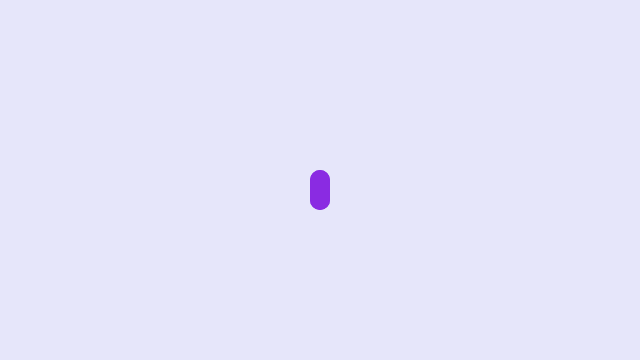
Frame 1 (no input)
Frame 60 (no input): blank canvas, image omitted
Frame 120 (the mouse pressed at the canvas centre since frame 60): blank canvas, image omitted

The p5.js sketch that drew this single still picture (run headless with seeded random() and noise() and a simulated clock; from frame 60 on, the mouse is pressed at the canvas centre):

// p5.js sketch
// ── sketch.js
// var drops = [];
var bars = [];

function setup() {
  createCanvas(640, 360);
  for (var i = 0; i < 2; i++) {
    bars[i] = new Bar();
  }
}

function draw() {
  background(230, 230, 250);
  // strokeWeight(20);
  // stroke(138, 43, 226);
  // line(20, 20, 100, 100);


  for (var i = 0; i < bars.length; i++) {
    bars[i].show();
  }
}

// ── bar.js
function Bar() {
    this.x = width / 2;
    this.y = height / 2;
    this.length = 20;
    this.speed = 10

    this.show = function () {

        // var thick = map(this.z, 0, 20, 1, 3);
        strokeWeight(20);
        stroke(138, 43, 226);
        line(this.x, this.y, this.x, this.y + this.length);
        this.x = this.x + this.speed;


        // strokeWeight(20);
        // stroke(138, 43, 226);
        // line(20, 20, 100, 100);

        // if (this.x > width){
        //     this.x = width / 2
        // }
    }


    // this.fall = function () {
    //     this.y = this.y + this.yspeed;
    //     var grav = map(this.z, 0, 20, 0, 0.2);
    //     this.yspeed = this.yspeed + grav;
    
    //     if (this.y > height) {
    //       this.y = random(-200, -100);
    //       this.yspeed = map(this.z, 0, 20, 4, 10);
    //     }
    //   }
    
    //   this.show = function () {
    //     var thick = map(this.z, 0, 20, 1, 3);
    //     strokeWeight(thick);
    //     stroke(138, 43, 226);
    //     line(this.x, this.y, this.x, this.y + this.len);
    //   }
    

}
// ── center.js
function Center() {

    this.setup = function () {


    }


    this.update = function () {

    }

}
// ── h_bar.js
function H_bar() {    
    // scale the colors to morph

    // draws the lines
    this.show = function () {
        // first sees if it is still on the canvas
        if (this.x > width | this.x < 0){
            this.set_start();
        } else {
            this.update();
        }

        strokeWeight(3);
        stroke(this.r, this.g, this.b, this.alpha);
        line(this.x, this.y, this.x, this.y + this.length);
    }

    // updates all the values
    this.update = function() {
        //updates the y and length
        var abs_x = abs(this.x - (width / 2));
        this.length = this.length + abs_x;
        this.y = this.y - (abs_x / 2);
        // updates the transparency
        this.alpha = map(abs_x, 0, (width / 2), 255, 0);

        // updates the x pos
        if (this.side == 0){
            this.x = this.x + this.speed;
        } else {
            this.x = this.x - this.speed;
        }

    }

    // resets the line to the middle when it hits the endge of the screen
    this.set_start = function() {
        this.x = width / 2
        this.y = height / 2;
        this.length = 1;
        this.side = Math.random() >= 0.5;
        this.speed = random(1, 10);
        this.alpha = 255;
        this.r = random(100, 255);
        this.g = random(100, 255);
        this.b = random(100, 255);
    }

    this.set_start();

}
// ── v_bar.js
function V_bar(angle = 120) {

    this.angle = angle
    this.speed = 2;
    this.max_length = 50;

    this.get_x = function (r) {
        return r * sin(this.angle);
    }

    this.get_y = function (r) {
        return r * cos(this.angle);
    }

    this.setup = function () {

        this.r1 = 1;

        // update the cartesian cords
        this.x1 = this.get_x(this.r1);
        this.y1 = this.get_y(this.r1);
        this.x2 = 0;
        this.y2 = 0;
        print(this.angle);
        print("x1");
        print(this.x1)

    }


    this.show = function () {

        // updates the 1s
        // update radians
        this.r1 = this.r1 + this.speed;
        // update the cartesian cords
        this.x1 = this.get_x(this.r1);
        this.y1 = this.get_y(this.r1);

        // updates the 2s
        this.r2 = this.r1 + map(this.y1, -height / 2, height / 2, 0, -this.max_length);
        this.x2 = this.get_x(this.r2);
        this.y2 = this.get_y(this.r2);

        // maps the cartesian cords to the center of the screen
        this.x1_map = map(this.x1, 0, width, width / 2, width);
        this.x2_map = map(this.x2, 0, width, width / 2, width);
        this.y1 = map(this.y1, -height / 2, height / 2, 0, height);
        this.y2 = map(this.y2, -height / 2, height / 2, 0, height);

        // update the rectangle
        strokeWeight(1);
        stroke(255, 255, 255);
        line(this.x1_map, this.y1, this.x2_map, this.y2);

        if (this.y2 > height | this.y2 < 0) {
            this.setup();
        }

    }

    this.setup();
}
// ── v_bars.js
function V_bars() {

    this.line_padding = 15;

    this.setup = function () {
        // what section of the screen are we in
        this.region = Math.floor(random(1, 6));
        this.region = map(this.region, 1, 5, 0, 180);

        // how many lines are we going to create
        var lines_batch = [];
        for (var i = 0; Math.floor(random(1, 5)); i++) {
            // lines_batch[i] = v_bar(this_region + (i * this.line_padding));
            lines_batch[i] = v_bar();
        }
    }

    this.show = function () {
        for (var i = 0; lines_batch.length; i++) {
            lines_batch[i].show();
        }
    }

    this.setup()
}
// ── vbar.js
function Vbar() {    

    var n_bars = 12;
    var padding = 15;


    // scale the colors to morph

    // draws the lines
    this.show = function () {
        // first sees if it is still on the canvas
        if (this.x > width | this.x < 0){
            this.set_start();
        } else {
            this.update();
        }

        strokeWeight(3);
        stroke(this.r, this.g, this.b, this.alpha);
        line(this.x, this.y, this.x, this.y + this.length);
    }

    // updates all the values
    this.update = function() {
        //updates the y and length
        var abs_x = abs(this.x - (width / 2));
        this.length = this.length + abs_x;
        this.y = this.y - (abs_x / 2);
        // updates the transparency
        this.alpha = map(abs_x, 0, (width / 2), 255, 0);

        // updates the x pos
        if (this.side == 0){
            this.x = this.x + this.speed;
        } else {
            this.x = this.x - this.speed;
        }

    }

    // resets the line to the middle when it hits the endge of the screen
    this.set_start = function() {
        this.x = width / 2
        this.y = height / 2;
        this.length = 1;
        this.side = Math.random() >= 0.5;
        this.speed = random(1, 10);
        this.alpha = 255;
        this.r = random(100, 255);
        this.g = random(100, 255);
        this.b = random(100, 255);
    }

    this.set_start();

}
